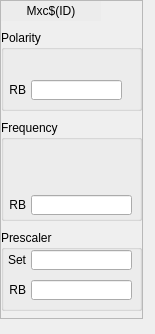
<?xml version="1.0" encoding="UTF-8"?>
<ui version="4.0">
 <class>Form</class>
 <widget class="QWidget" name="Form">
  <property name="geometry">
   <rect>
    <x>0</x>
    <y>0</y>
    <width>155</width>
    <height>334</height>
   </rect>
  </property>
  <property name="windowTitle">
   <string>Form</string>
  </property>
  <widget class="QFrame" name="frame">
   <property name="geometry">
    <rect>
     <x>0</x>
     <y>0</y>
     <width>143</width>
     <height>319</height>
    </rect>
   </property>
   <property name="frameShape">
    <enum>QFrame::StyledPanel</enum>
   </property>
   <property name="frameShadow">
    <enum>QFrame::Raised</enum>
   </property>
   <widget class="QGroupBox" name="groupBox_3">
    <property name="geometry">
     <rect>
      <x>1</x>
      <y>230</y>
      <width>141</width>
      <height>81</height>
     </rect>
    </property>
    <property name="title">
     <string>Prescaler</string>
    </property>
    <widget class="QLabel" name="label_35">
     <property name="geometry">
      <rect>
       <x>5</x>
       <y>50</y>
       <width>20</width>
       <height>20</height>
      </rect>
     </property>
     <property name="text">
      <string>RB</string>
     </property>
     <property name="alignment">
      <set>Qt::AlignRight|Qt::AlignTrailing|Qt::AlignVCenter</set>
     </property>
    </widget>
    <widget class="QLabel" name="label_36">
     <property name="geometry">
      <rect>
       <x>5</x>
       <y>20</y>
       <width>20</width>
       <height>20</height>
      </rect>
     </property>
     <property name="text">
      <string>Set</string>
     </property>
     <property name="alignment">
      <set>Qt::AlignRight|Qt::AlignTrailing|Qt::AlignVCenter</set>
     </property>
    </widget>
    <widget class="caTextEntry" name="catextentry_3">
     <property name="geometry">
      <rect>
       <x>30</x>
       <y>20</y>
       <width>101</width>
       <height>20</height>
      </rect>
     </property>
     <property name="channel" stdset="0">
      <string notr="true">$(EVG):Mxc$(ID)-Prescaler-SP</string>
     </property>
     <property name="background">
      <color>
       <red>212</red>
       <green>219</green>
       <blue>157</blue>
      </color>
     </property>
     <property name="colorMode">
      <enum>caLineEdit::Static</enum>
     </property>
    </widget>
    <widget class="caLineEdit" name="calineedit_10">
     <property name="geometry">
      <rect>
       <x>30</x>
       <y>50</y>
       <width>101</width>
       <height>20</height>
      </rect>
     </property>
     <property name="alignment">
      <set>Qt::AlignCenter</set>
     </property>
     <property name="channel" stdset="0">
      <string notr="true">$(EVG):Mxc$(ID)-Prescaler-RB</string>
     </property>
    </widget>
   </widget>
   <widget class="QGroupBox" name="groupBox_2">
    <property name="geometry">
     <rect>
      <x>1</x>
      <y>120</y>
      <width>141</width>
      <height>101</height>
     </rect>
    </property>
    <property name="title">
     <string>Frequency</string>
    </property>
    <widget class="QLabel" name="label_33">
     <property name="geometry">
      <rect>
       <x>5</x>
       <y>75</y>
       <width>20</width>
       <height>20</height>
      </rect>
     </property>
     <property name="text">
      <string>RB</string>
     </property>
     <property name="alignment">
      <set>Qt::AlignRight|Qt::AlignTrailing|Qt::AlignVCenter</set>
     </property>
    </widget>
    <widget class="caLineEdit" name="calineedit_9">
     <property name="geometry">
      <rect>
       <x>30</x>
       <y>75</y>
       <width>101</width>
       <height>20</height>
      </rect>
     </property>
     <property name="alignment">
      <set>Qt::AlignLeading|Qt::AlignLeft|Qt::AlignVCenter</set>
     </property>
     <property name="channel" stdset="0">
      <string notr="true">$(EVG):Mxc$(ID)-Frequency-RB</string>
     </property>
    </widget>
    <widget class="caNumeric" name="canumeric">
     <property name="geometry">
      <rect>
       <x>5</x>
       <y>20</y>
       <width>131</width>
       <height>50</height>
      </rect>
     </property>
     <property name="channel" stdset="0">
      <string notr="true">$(EVG):Mxc$(ID)-Frequency-SP</string>
     </property>
     <property name="background">
      <color>
       <red>212</red>
       <green>219</green>
       <blue>157</blue>
      </color>
     </property>
    </widget>
   </widget>
   <widget class="QGroupBox" name="groupBox">
    <property name="geometry">
     <rect>
      <x>1</x>
      <y>30</y>
      <width>141</width>
      <height>81</height>
     </rect>
    </property>
    <property name="title">
     <string>Polarity</string>
    </property>
    <widget class="QLabel" name="label_31">
     <property name="geometry">
      <rect>
       <x>5</x>
       <y>50</y>
       <width>20</width>
       <height>20</height>
      </rect>
     </property>
     <property name="text">
      <string>RB</string>
     </property>
     <property name="alignment">
      <set>Qt::AlignRight|Qt::AlignTrailing|Qt::AlignVCenter</set>
     </property>
    </widget>
    <widget class="caLineEdit" name="calineedit_8">
     <property name="geometry">
      <rect>
       <x>30</x>
       <y>50</y>
       <width>91</width>
       <height>20</height>
      </rect>
     </property>
     <property name="alignment">
      <set>Qt::AlignCenter</set>
     </property>
     <property name="channel" stdset="0">
      <string notr="true">$(EVG):Mxc$(ID)-Polarity-RB</string>
     </property>
    </widget>
    <widget class="caChoice" name="cachoice">
     <property name="geometry">
      <rect>
       <x>5</x>
       <y>20</y>
       <width>121</width>
       <height>20</height>
      </rect>
     </property>
     <property name="toolTip">
      <string>Reverses the output polarity. When set, changes the output from normally low to normally high.</string>
     </property>
     <property name="channel" stdset="0">
      <string notr="true">$(EVG):Mxc$(ID)-Polarity-Sel</string>
     </property>
     <property name="foreground">
      <color>
       <red>0</red>
       <green>0</green>
       <blue>0</blue>
      </color>
     </property>
     <property name="background">
      <color>
       <red>212</red>
       <green>219</green>
       <blue>157</blue>
      </color>
     </property>
     <property name="bordercolor">
      <color>
       <red>0</red>
       <green>0</green>
       <blue>0</blue>
      </color>
     </property>
     <property name="colorMode">
      <enum>caChoice::Static</enum>
     </property>
     <property name="stackingMode" stdset="0">
      <enum>caChoice::Column</enum>
     </property>
     <property name="endBit">
      <number>1</number>
     </property>
    </widget>
   </widget>
   <widget class="caLabel" name="calabel">
    <property name="geometry">
     <rect>
      <x>1</x>
      <y>1</y>
      <width>100</width>
      <height>20</height>
     </rect>
    </property>
    <property name="styleSheet">
     <string notr="true">background-color: rgb(236, 236, 236, 255);</string>
    </property>
    <property name="text">
     <string>Mxc$(ID)</string>
    </property>
    <property name="alignment">
     <set>Qt::AlignCenter</set>
    </property>
   </widget>
   <widget class="caLed" name="caled">
    <property name="geometry">
     <rect>
      <x>110</x>
      <y>1</y>
      <width>20</width>
      <height>20</height>
     </rect>
    </property>
    <property name="toolTip">
     <string/>
    </property>
    <property name="rectangular">
     <bool>false</bool>
    </property>
    <property name="channel" stdset="0">
     <string notr="true">$(EVG):Mxc$(ID)-Status-RB</string>
    </property>
    <property name="falseColor">
     <color>
      <red>255</red>
      <green>0</green>
      <blue>0</blue>
     </color>
    </property>
    <property name="trueColor">
     <color>
      <red>0</red>
      <green>205</green>
      <blue>0</blue>
     </color>
    </property>
    <property name="undefinedColor">
     <color>
      <red>255</red>
      <green>255</green>
      <blue>255</blue>
     </color>
    </property>
   </widget>
  </widget>
 </widget>
 <customwidgets>
  <customwidget>
   <class>caNumeric</class>
   <extends>QFrame</extends>
   <header>caNumeric</header>
  </customwidget>
  <customwidget>
   <class>caChoice</class>
   <extends>QWidget</extends>
   <header>caChoice</header>
  </customwidget>
  <customwidget>
   <class>caTextEntry</class>
   <extends>caLineEdit</extends>
   <header>caTextEntry</header>
  </customwidget>
  <customwidget>
   <class>caLabel</class>
   <extends>QLabel</extends>
   <header>caLabel</header>
  </customwidget>
  <customwidget>
   <class>caLed</class>
   <extends>QWidget</extends>
   <header>caLed</header>
  </customwidget>
  <customwidget>
   <class>caLineEdit</class>
   <extends>QLineEdit</extends>
   <header>caLineEdit</header>
  </customwidget>
 </customwidgets>
 <resources/>
 <connections/>
</ui>
